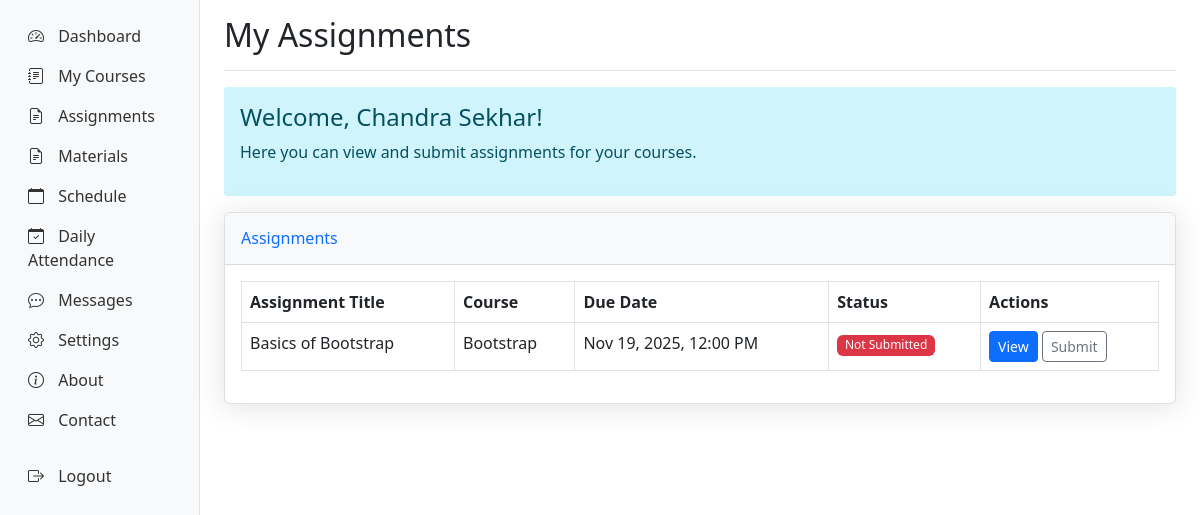
Page /students/assignments/ (signed in) on the committed database.
### students/models.py (models this page shows, shortened)
class Student(models.Model):
    user = models.OneToOneField(User, on_delete=models.CASCADE, null=True, blank=True)
    student_id = models.CharField(max_length=20, unique=True)
    first_name = models.CharField(max_length=50)
    last_name = models.CharField(max_length=50)
    email = models.EmailField()
    phone = models.CharField(max_length=15, blank=True)
    date_of_birth = models.DateField(blank=True, null=True)
    profile_picture = models.ImageField(upload_to='student_profiles/', blank=True, null=True)
    enrollment_date = models.DateField(auto_now_add=True)
    is_active = models.BooleanField(default=True)
    created_at = models.DateTimeField(auto_now_add=True)
    updated_at = models.DateTimeField(auto_now=True)
    @property
    def full_name(self):
        return f"{self.first_name} {self.last_name}"

class Assignment(models.Model):
    course = models.ForeignKey('courses.Course', on_delete=models.CASCADE, related_name='assignments')
    title = models.CharField(max_length=200)
    description = models.TextField()
    due_date = models.DateTimeField()
    max_points = models.DecimalField(max_digits=5, decimal_places=2)
    created_at = models.DateTimeField(auto_now_add=True)
    updated_at = models.DateTimeField(auto_now=True)

### courses/models.py (models this page shows, shortened)
class Course(models.Model):
    title = models.CharField(max_length=200)
    code = models.CharField(max_length=20, unique=True)
    description = models.TextField()
    category = models.ForeignKey(Category, on_delete=models.CASCADE, related_name='courses')
    instructor = models.ForeignKey('instructors.Instructor', on_delete=models.CASCADE, related_name='courses')
    thumbnail = models.ImageField(upload_to='course_thumbnails/', blank=True, null=True)
    price = models.DecimalField(max_digits=10, decimal_places=2, default=0.00)
    is_published = models.BooleanField(default=False)
    created_at = models.DateTimeField(auto_now_add=True)
    updated_at = models.DateTimeField(auto_now=True)

### students/views.py (the view)
# urls.py: path('assignments/', views.assignments, name='assignments'),
@login_required
def assignments(request):
    try:
        student = request.user.student
    except Student.DoesNotExist:
        messages.error(request, 'Student profile not found.')
        return redirect('students:dashboard')
    assignments = Assignment.objects.filter(
        course__enrollments__student=student
    ).select_related('course').order_by('due_date')
    for assignment in assignments:
        try:
            submission = AssignmentSubmission.objects.get(
                assignment=assignment,
                student=student
            )
            assignment.submission_status = 'submitted'
            assignment.submission = submission
        except AssignmentSubmission.DoesNotExist:
            assignment.submission_status = 'not_submitted'
            assignment.submission = None
    context = {
        'student': student,
        'assignments': assignments,
    }
    return render(request, 'students/assignments.html', context)

### templates/students/assignments.html (shortened to what this page needs)
{% extends 'base.html' %}
{% block content %}
<div class="container-fluid">
    <div class="row">
        {% include 'students/sidebar.html' %}
        <main class="col-md-9 ms-sm-auto col-lg-10 px-md-4">
            <div class="d-flex justify-content-between flex-wrap flex-md-nowrap align-items-center pt-3 pb-2 mb-3 border-bottom">
                <h1 class="h2">My Assignments</h1>
            </div>
            <div class="alert alert-info" role="alert">
                <h4 class="alert-heading">Welcome, {{ user.student.full_name }}!</h4>
                <p>Here you can view and submit assignments for your courses.</p>
            </div>
            <div class="card shadow mb-4">
                <div class="card-header py-3">
                    <h6 class="m-0 font-weight-bold text-primary">Assignments</h6>
                </div>
                <div class="card-body">
                    {% if assignments %}
                        <div class="table-responsive">
                            <table class="table table-bordered" width="100%" cellspacing="0">
                                <thead>
                                    <tr>
                                        <th>Assignment Title</th>
                                        <th>Course</th>
                                        <th>Due Date</th>
                                        <th>Status</th>
                                        <th>Actions</th>
                                    </tr>
                                </thead>
                                <tbody>
                                    {% for assignment in assignments %}
                                    <tr>
                                        <td>{{ assignment.title }}</td>
                                        <td>{{ assignment.course.title }}</td>
                                        <td>{{ assignment.due_date|date:"M d, Y, g:i A" }}</td>
                                        <td>
                                            {% if assignment.submission_status == 'submitted' %}
                                                <span class="badge bg-success">Submitted</span>
                                                {% if assignment.submission.is_graded %}
                                                    <span class="badge bg-primary">Graded ({{ assignment.submission.grade }}/{{ assignment.max_points }})</span>
                                                {% else %}
                                                    <span class="badge bg-warning">Pending Review</span>
                                                {% endif %}
                                            {% else %}
                                                <span class="badge bg-danger">Not Submitted</span>
                                            {% endif %}
                                        </td>
                                        <td>
                                            <a href="{% url 'students:assignment_detail' assignment.id %}" class="btn btn-sm btn-primary">View</a>
                                            {% if assignment.submission_status != 'submitted' or not assignment.submission.is_graded %}
                                                <a href="{% url 'students:submit_assignment' assignment.id %}" class="btn btn-sm btn-outline-secondary">Submit</a>
                                            {% endif %}
                                        </td>
                                    </tr>
                                    {% endfor %}
                                </tbody>
                            </table>
                        </div>
                    {% else %}
                        <div class="text-center py-5">
                            <i class="bi bi-file-earmark-text" style="font-size: 3rem; color: #ccc;"></i>
                            <h4 class="mt-3">No Assignments Found</h4>
                            <p>You don't have any assignments for your courses yet.</p>
                        </div>
                    {% endif %}
                </div>
            </div>
        </main>
    </div>
</div>
{% endblock %}

### static/css/style.css (style rules this page uses)
.card { box-shadow: 0 0.125rem 0.25rem rgba(0, 0, 0, 0.075); border: 1px solid rgba(0, 0, 0, 0.125); }
.card-header { background-color: #f8f9fa; border-bottom: 1px solid rgba(0, 0, 0, 0.125); }
.table th { border-top: none; font-weight: 600; }
.badge { font-weight: 500; }
.shadow { box-shadow: 0 0.15rem 1.75rem 0 rgba(58, 59, 69, 0.15) !important; }
.alert { border: none; border-radius: 0.25rem; }

### rows in the picture
Assignment: title "Basics of Bootstrap", course "Bootstrap", due_date "Nov 19, 2025, 12:00 PM", shows "Not Submitted"

### other values in the picture
{{ user.student.full_name }} "Chandra Sekhar"
